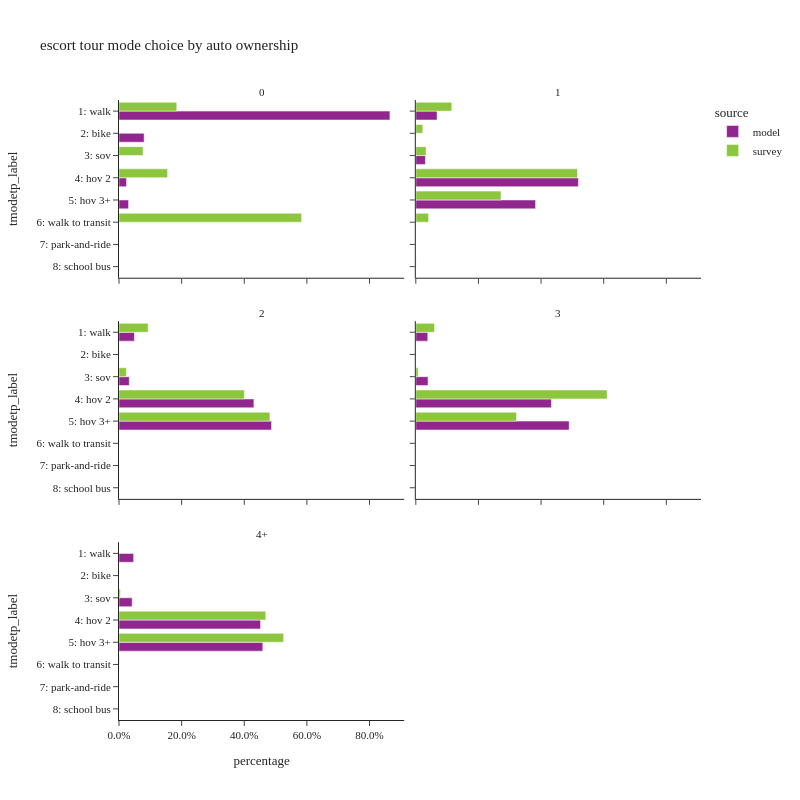

The notebook cell saved with this chart:
### Code cell
plot_mode_choice(es_tour.loc[es_tour['hhvehs_4+']!="-1"],
                 "hhvehs_4+",
                 {"hhvehs_4+":["0","1","2","3","4+"],
                  "tmodetp_label":util.tmodetp_cat.values()},
                 "auto ownership",2,800)

### Figure 1 — Plotly figure (JSON) as saved in the notebook; plotly's stock layout.template omitted (floating-point values rounded to 4 significant figures)
{"data": [{"alignmentgroup": "True", "customdata": [[23027], [2136], [640], [812]], "hovertemplate": "source=model<br>hhvehs_4+=0<br>percentage=%{x}<br>tmodetp_label=%{y}<br>sample count=%{customdata[0]}<extra></extra>", "legendgroup": "model", "marker": {"color": "#91268F", "pattern": {"shape": ""}}, "name": "model", "offsetgroup": "model", "orientation": "h", "showlegend": true, "textposition": "auto", "type": "bar", "x": [0.8652, 0.08026, 0.02405, 0.03051], "xaxis": "x5", "y": ["1: walk", "2: bike", "4: hov 2", "5: hov 3+"], "yaxis": "y5"}, {"alignmentgroup": "True", "customdata": [[4], [1], [1], [4]], "hovertemplate": "source=survey<br>hhvehs_4+=0<br>percentage=%{x}<br>tmodetp_label=%{y}<br>sample count=%{customdata[0]}<extra></extra>", "legendgroup": "survey", "marker": {"color": "#8CC63E", "pattern": {"shape": ""}}, "name": "survey", "offsetgroup": "survey", "orientation": "h", "showlegend": true, "textposition": "auto", "type": "bar", "x": [0.1846, 0.07694, 0.1552, 0.5832], "xaxis": "x5", "y": ["1: walk", "3: sov", "4: hov 2", "6: walk to transit"], "yaxis": "y5"}, {"alignmentgroup": "True", "customdata": [[8484], [1], [3829], [64871], [47788]], "hovertemplate": "source=model<br>hhvehs_4+=1<br>percentage=%{x}<br>tmodetp_label=%{y}<br>sample count=%{customdata[0]}<extra></extra>", "legendgroup": "model", "marker": {"color": "#91268F", "pattern": {"shape": ""}}, "name": "model", "offsetgroup": "model", "orientation": "h", "showlegend": false, "textposition": "auto", "type": "bar", "x": [0.06789, 8.002e-06, 0.03064, 0.5191, 0.3824], "xaxis": "x6", "y": ["1: walk", "2: bike", "3: sov", "4: hov 2", "5: hov 3+"], "yaxis": "y6"}, {"alignmentgroup": "True", "customdata": [[40], [7], [13], [96], [55], [4], [2]], "hovertemplate": "source=survey<br>hhvehs_4+=1<br>percentage=%{x}<br>tmodetp_label=%{y}<br>sample count=%{customdata[0]}<extra></extra>", "legendgroup": "survey", "marker": {"color": "#8CC63E", "pattern": {"shape": ""}}, "name": "survey", "offsetgroup": "survey", "orientation": "h", "showlegend": false, "textposition": "auto", "type": "bar", "x": [0.1148, 0.02227, 0.03268, 0.5162, 0.2722, 0.04074, 0.00104], "xaxis": "x6", "y": ["1: walk", "2: bike", "3: sov", "4: hov 2", "5: hov 3+", "6: walk to transit", "8: school bus"], "yaxis": "y6"}, {"alignmentgroup": "True", "customdata": [[13042], [2], [8724], [114285], [129234]], "hovertemplate": "source=model<br>hhvehs_4+=2<br>percentage=%{x}<br>tmodetp_label=%{y}<br>sample count=%{customdata[0]}<extra></extra>", "legendgroup": "model", "marker": {"color": "#91268F", "pattern": {"shape": ""}}, "name": "model", "offsetgroup": "model", "orientation": "h", "showlegend": false, "textposition": "auto", "type": "bar", "x": [0.04916, 7.539e-06, 0.03289, 0.4308, 0.4871], "xaxis": "x3", "y": ["1: walk", "2: bike", "3: sov", "4: hov 2", "5: hov 3+"], "yaxis": "y3"}, {"alignmentgroup": "True", "customdata": [[32], [4], [8], [149], [143], [1], [1]], "hovertemplate": "source=survey<br>hhvehs_4+=2<br>percentage=%{x}<br>tmodetp_label=%{y}<br>sample count=%{customdata[0]}<extra></extra>", "legendgroup": "survey", "marker": {"color": "#8CC63E", "pattern": {"shape": ""}}, "name": "survey", "offsetgroup": "survey", "orientation": "h", "showlegend": false, "textposition": "auto", "type": "bar", "x": [0.09294, 0.000492, 0.02349, 0.4004, 0.4818, 0.0002728, 0.000557], "xaxis": "x3", "y": ["1: walk", "2: bike", "3: sov", "4: hov 2", "5: hov 3+", "6: walk to transit", "8: school bus"], "yaxis": "y3"}, {"alignmentgroup": "True", "customdata": [[5087], [2], [5193], [57839], [65403]], "hovertemplate": "source=model<br>hhvehs_4+=3<br>percentage=%{x}<br>tmodetp_label=%{y}<br>sample count=%{customdata[0]}<extra></extra>", "legendgroup": "model", "marker": {"color": "#91268F", "pattern": {"shape": ""}}, "name": "model", "offsetgroup": "model", "orientation": "h", "showlegend": false, "textposition": "auto", "type": "bar", "x": [0.0381, 1.498e-05, 0.03889, 0.4332, 0.4898], "xaxis": "x4", "y": ["1: walk", "2: bike", "3: sov", "4: hov 2", "5: hov 3+"], "yaxis": "y4"}, {"alignmentgroup": "True", "customdata": [[4], [6], [30], [23]], "hovertemplate": "source=survey<br>hhvehs_4+=3<br>percentage=%{x}<br>tmodetp_label=%{y}<br>sample count=%{customdata[0]}<extra></extra>", "legendgroup": "survey", "marker": {"color": "#8CC63E", "pattern": {"shape": ""}}, "name": "survey", "offsetgroup": "survey", "orientation": "h", "showlegend": false, "textposition": "auto", "type": "bar", "x": [0.05982, 0.00761, 0.611, 0.3216], "xaxis": "x4", "y": ["1: walk", "3: sov", "4: hov 2", "5: hov 3+"], "yaxis": "y4"}, {"alignmentgroup": "True", "customdata": [[3564], [3201], [34448], [34992]], "hovertemplate": "source=model<br>hhvehs_4+=4+<br>percentage=%{x}<br>tmodetp_label=%{y}<br>sample count=%{customdata[0]}<extra></extra>", "legendgroup": "model", "marker": {"color": "#91268F", "pattern": {"shape": ""}}, "name": "model", "offsetgroup": "model", "orientation": "h", "showlegend": false, "textposition": "auto", "type": "bar", "x": [0.04677, 0.04201, 0.452, 0.4592], "xaxis": "x", "y": ["1: walk", "3: sov", "4: hov 2", "5: hov 3+"], "yaxis": "y"}, {"alignmentgroup": "True", "customdata": [[1], [13], [8], [1]], "hovertemplate": "source=survey<br>hhvehs_4+=4+<br>percentage=%{x}<br>tmodetp_label=%{y}<br>sample count=%{customdata[0]}<extra></extra>", "legendgroup": "survey", "marker": {"color": "#8CC63E", "pattern": {"shape": ""}}, "name": "survey", "offsetgroup": "survey", "orientation": "h", "showlegend": false, "textposition": "auto", "type": "bar", "x": [0.004109, 0.4689, 0.5258, 0.001241], "xaxis": "x", "y": ["3: sov", "4: hov 2", "5: hov 3+", "6: walk to transit"], "yaxis": "y"}], "layout": {"annotations": [{"font": {}, "showarrow": false, "text": "4+", "x": 0.245, "xanchor": "center", "xref": "paper", "y": 0.2867, "yanchor": "bottom", "yref": "paper"}, {"font": {}, "showarrow": false, "text": "2", "x": 0.245, "xanchor": "center", "xref": "paper", "y": 0.6433, "yanchor": "bottom", "yref": "paper"}, {"font": {}, "showarrow": false, "text": "3", "x": 0.755, "xanchor": "center", "xref": "paper", "y": 0.6433, "yanchor": "bottom", "yref": "paper"}, {"font": {}, "showarrow": false, "text": "0", "x": 0.245, "xanchor": "center", "xref": "paper", "y": 1.0, "yanchor": "bottom", "yref": "paper"}, {"font": {}, "showarrow": false, "text": "1", "x": 0.755, "xanchor": "center", "xref": "paper", "y": 1.0, "yanchor": "bottom", "yref": "paper"}], "barmode": "group", "height": 800, "legend": {"title": {"text": "source"}, "tracegroupgap": 0}, "title": {"text": "escort tour mode choice by auto ownership"}, "width": 800, "xaxis": {"anchor": "y", "domain": [0, 0.49], "tickformat": ".1%", "title": {"text": "percentage"}}, "xaxis2": {"anchor": "y2", "domain": [0.51, 1], "matches": "x", "tickformat": ".1%", "title": {"text": "percentage"}}, "xaxis3": {"anchor": "y3", "domain": [0, 0.49], "matches": "x", "showticklabels": false, "tickformat": ".1%"}, "xaxis4": {"anchor": "y4", "domain": [0.51, 1], "matches": "x", "showticklabels": false, "tickformat": ".1%"}, "xaxis5": {"anchor": "y5", "domain": [0, 0.49], "matches": "x", "showticklabels": false, "tickformat": ".1%"}, "xaxis6": {"anchor": "y6", "domain": [0.51, 1], "matches": "x", "showticklabels": false, "tickformat": ".1%"}, "yaxis": {"anchor": "x", "categoryarray": ["9: tnc", "8: school bus", "7: park-and-ride", "6: walk to transit", "5: hov 3+", "4: hov 2", "3: sov", "2: bike", "1: walk"], "categoryorder": "array", "domain": [0, 0.2867], "title": {"text": "tmodetp_label"}}, "yaxis2": {"anchor": "x2", "domain": [0, 0.2867], "matches": "y", "showticklabels": false}, "yaxis3": {"anchor": "x3", "categoryarray": ["9: tnc", "8: school bus", "7: park-and-ride", "6: walk to transit", "5: hov 3+", "4: hov 2", "3: sov", "2: bike", "1: walk"], "categoryorder": "array", "domain": [0.3567, 0.6433], "matches": "y", "title": {"text": "tmodetp_label"}}, "yaxis4": {"anchor": "x4", "domain": [0.3567, 0.6433], "matches": "y", "showticklabels": false}, "yaxis5": {"anchor": "x5", "categoryarray": ["9: tnc", "8: school bus", "7: park-and-ride", "6: walk to transit", "5: hov 3+", "4: hov 2", "3: sov", "2: bike", "1: walk"], "categoryorder": "array", "domain": [0.7133, 1.0], "matches": "y", "title": {"text": "tmodetp_label"}}, "yaxis6": {"anchor": "x6", "domain": [0.7133, 1.0], "matches": "y", "showticklabels": false}}}
